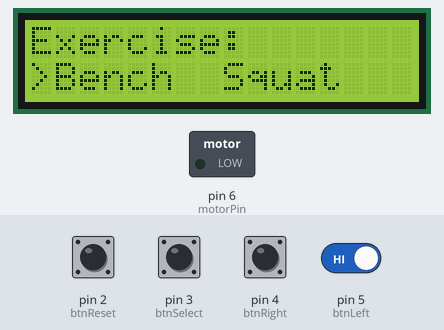
Bench run of a sketch on a simulated Arduino Uno, built with avr-gcc and run on an emulated ATmega328P. On the bench: 16×2 character LCD, switched loads named in the sketch (green lamp = pin HIGH). The test bench sets the inputs (shaded band); at power-on: pin 2 (btnReset), pin 3 (btnSelect), pin 5 (btnLeft) HIGH, pin 4 (btnRight) LOW.

Above: at 1.2 s.
1.3 s: pin 3 (btnSelect) pulled LOW for 0.25 s
At 1.43 s:
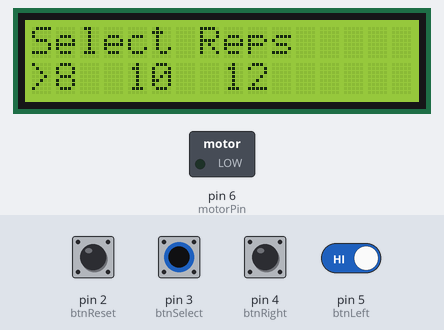
3.4 s: pin 3 (btnSelect) pulled LOW for 1 s
At 3.53 s:
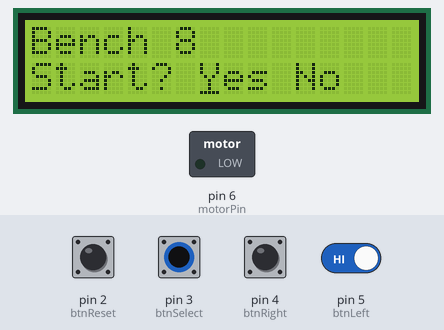
5.9 s: pin 3 (btnSelect) pulled LOW for 0.25 s
At 6.15 s:
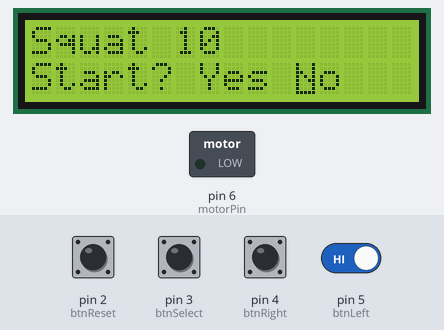
8.1 s: pin 2 (btnReset) pulled LOW for 0.25 s
At 8.64 s:
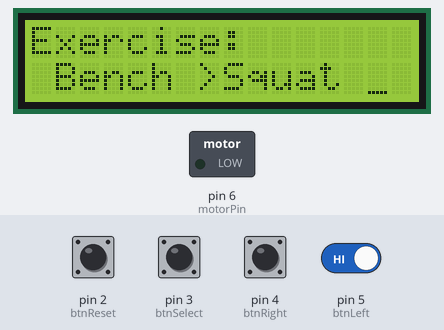
10.8 s: pin 3 (btnSelect) driven LOW and pin 5 (btnLeft) driven LOW
At 13.3 s:
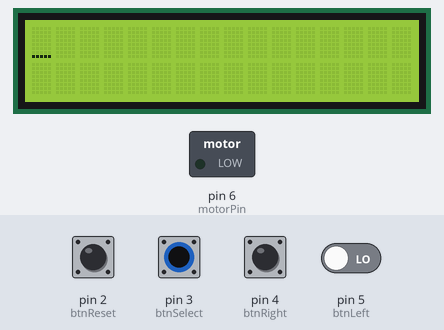
Timing chart, 0 to 14.6 s (numbered marks = the images above; inputs shaded):
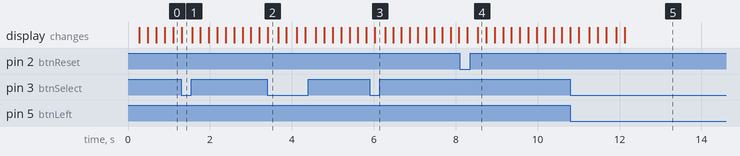

The sketch:

FinalProjectCode.ino
```cpp
/*
Gym repetition counter designed for PHY 333 final project
  - Uses distance sensor to detece number of repetitions and displays on 16x2 LCD
  - 4 buttons allows user to select an exercise, amount of reps, and reset the menus
*/

#include <LiquidCrystal.h>
const int rs = 13, en = 12, d4 = 11, d5 = 10, d6 = 9, d7 = 8;
const int btnLeft = 5; //button pins
const int btnRight = 4;
const int btnSelect = 3;
const int btnReset = 2;
const int motorPin = 6; //motor
LiquidCrystal lcd(rs, en, d4, d5, d6, d7); //LCD pinouts

enum State { EXERCISE, REPS, CONFIRM, COUNTING, COMPLETE };
State currentState = EXERCISE;

int exerciseIndex = 0; // 0 = Bench, 1 = Squat
String exercises[2] = {"Bench", "Squat"}; //exercise menu

int repOptions[3] = {8, 10, 12}; //rep select
int repIndex = 0;
int selectedReps = 0;

int topThreshold = 0; //thresholds initialize
int bottomThreshold = 0;

int currentReps = 0; //rep motion
bool wentDown = false;

char dist[4]; //distance sensor

void setup() {
  lcd.begin(16, 2);
  Serial.begin(9600);
  pinMode(btnLeft, INPUT);
  pinMode(btnRight, INPUT);
  pinMode(btnSelect, INPUT);
  pinMode(btnReset, INPUT);
  pinMode(motorPin, OUTPUT);
  showExerciseMenu();
}

void loop() {

  if (digitalRead(btnReset) == LOW) { //reset menu
    resetSystem();
    delay(250);
  }

  switch (currentState) {

    case EXERCISE:
      handleExerciseMenu();
      break;

    case REPS:
      handleRepMenu();
      break;

    case CONFIRM:
      handleConfirm();
      break;

    case COUNTING:
      countReps();
      break;

    case COMPLETE:
      showComplete();
      break;
  }
}

void showExerciseMenu() { //exercise menu
  lcd.clear();
  lcd.setCursor(0, 0);
  lcd.print("Exercise:");

  lcd.setCursor(0, 1); //sets cursor location for exercise
  for (int i = 0; i < 2; i++) {
    if (i == exerciseIndex) lcd.print(">");
    else lcd.print(" ");
    lcd.print(exercises[i]);
    lcd.print(" ");
  }
}

void handleExerciseMenu() {
  if (digitalRead(btnLeft) == LOW || digitalRead(btnRight) == LOW) { //updates excercise when L or R button
    exerciseIndex = !exerciseIndex;
    showExerciseMenu();
    delay(200);
  }

  if (digitalRead(btnSelect) == LOW) {
    currentState = REPS;
    showRepMenu();
    delay(250);
  }
}

void showRepMenu() { //repetition menu
  lcd.clear();
  lcd.setCursor(0, 0);
  lcd.print("Select Reps");

  lcd.setCursor(0, 1); //sets cursor for repetition
  for (int i = 0; i < 3; i++) {
    if (i == repIndex) lcd.print(">");
    else lcd.print(" ");
    lcd.print(repOptions[i]);
    lcd.print(" ");
  }
}

void handleRepMenu() {
  if (digitalRead(btnLeft) == LOW) { //L button for repetition
    repIndex--;
    if (repIndex < 0) repIndex = 2;
    showRepMenu();
    delay(200);
  }

  if (digitalRead(btnRight) == LOW) { //R button for repetiion
    repIndex++;
    if (repIndex > 2) repIndex = 0;
    showRepMenu();
    delay(200);
  }

  if (digitalRead(btnSelect) == LOW) { //select button for repetition
    selectedReps = repOptions[repIndex];
    setThresholds();
    currentState = CONFIRM;
    showConfirm();
    delay(250);
  }
}

void setThresholds() { //exercise thresholds inches
  if (exerciseIndex == 0) { // Bench
    topThreshold = 33;
    bottomThreshold = 20;
  } else { // Squat
    topThreshold = 50;
    bottomThreshold = 22;
  }
}

int confirmIndex = 0;

void showConfirm() {
  lcd.clear();
  lcd.setCursor(0, 0);
  lcd.print(exercises[exerciseIndex]);
  lcd.print(" ");
  lcd.print(selectedReps);

  lcd.setCursor(0, 1);
  lcd.print("Start? Yes No"); //yes or no menu
  updateConfirmCursor();
}

void handleConfirm() {
  if (digitalRead(btnLeft) == LOW || digitalRead(btnRight) == LOW) {
    confirmIndex = !confirmIndex;
    updateConfirmCursor();
    delay(200);
  }

  if (digitalRead(btnSelect) == LOW) {
    if (confirmIndex == 0) {
      currentReps = 0;
      currentState = COUNTING;
      lcd.clear();
    } else {
      currentState = EXERCISE;
      showExerciseMenu();
    }
    delay(250);
  }
}

void updateConfirmCursor() {
  if (confirmIndex == 0) lcd.setCursor(7, 1);
  else lcd.setCursor(11, 1);
  lcd.cursor();
}

void countReps() { //rep counter
  int distance = readDistance();

  lcd.setCursor(0, 0);
  lcd.print(currentReps);
  lcd.print("/");
  lcd.print(selectedReps);

  if (distance <= bottomThreshold && !wentDown) { //repetition logic
    wentDown = true;
  }

  if (distance >= topThreshold && wentDown) { //adds 1 to rep count
    currentReps++;
    wentDown = false;
  }

  if (currentReps >= selectedReps) { //set completed
    currentState = COMPLETE;
  }
}

void showComplete() { //set completed
  lcd.clear();
  lcd.print("Set Completed!");

  digitalWrite(motorPin, HIGH); //motor turns on when set is complete
  delay(1000);
  digitalWrite(motorPin, LOW);
  delay(10000); //longer delay so it gives the user time to reset the system
}

int readDistance() { //distance sensor
  while (Serial.available()) Serial.read();
  while (Serial.read() != 82) {
    delayMicroseconds(1);
  }

  Serial.readBytes(dist, 3);
  return atoi(dist);
}

void resetSystem() { //reset system
  currentState = EXERCISE;
  exerciseIndex = 0;
  repIndex = 0;
  currentReps = 0;
  showExerciseMenu();
}
```

Measured:
- after the input at 1.3 s, the display: changes at once (image 1)
- after the input at 3.4 s, the display: changes at once (image 2)
- after the input at 5.9 s, the display: changes after 0.13 s (image 3)
- after the input at 8.1 s, the display: first changes after 0.18 s (image 4 shows a later state)
- after the input at 10.8 s, the display: first differs from a run without the input after 0.21 s (image 5 shows a later state)
